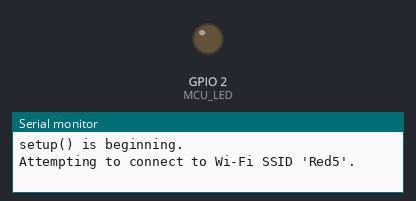
Bench run of a sketch on a simulated ESP8266 (NodeMCU). Parts: output pins drawn as LEDs (lit = HIGH), the last lines printed to the serial monitor. WiFi joins after 1.5 s; servers stay silent unless stated.

Above: at 1.6 s.
At 3.6 s:
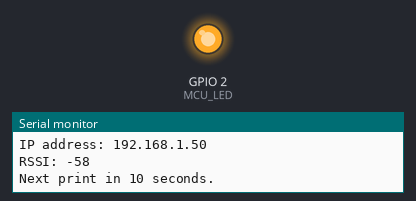
Timing chart, 0 to 5.1 s (numbered marks = the images above):
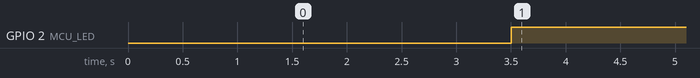

The sketch:

ESPBasicWifi.ino
```cpp
#ifdef ESP8266
#include <ESP8266WiFi.h> // ESP8266 WiFi support.  https://github.com/esp8266/Arduino/tree/master/libraries/ESP8266WiFi
#else
#include <WiFi.h>		// Wi-Fi support.  https://github.com/espressif/arduino-esp32/blob/master/libraries/WiFi/src/WiFi.h or https://www.arduino.cc/en/Reference/WiFi
#endif


char ipAddress[16];										// A character array to hold the IP address.
char macAddress[18];										// A character array to hold the MAC address, and append a dash and 3 numbers.
long rssi;													// A global to hold the Received Signal Strength Indicator.
unsigned int printInterval = 10000;					// How long to wait between MQTT publishes.
unsigned long printCount = 0;							// A counter of how many times the stats have been published.
unsigned long lastPrintTime = 0;						// The last time a MQTT publish was performed.
unsigned long wifiConnectionTimeout = 15000;		// The amount of time to wait for a Wi-Fi connection.
const unsigned int MCU_LED = 2;						// The GPIO which the onboard LED is connected to.
const char *wifiSsid = "Red5";						// Wi-Fi SSID.
const char *wifiPassword = "8012254722";			// Wi-Fi password.
const char *hostname = "GenericESP";				// The hostname.


/**
 * @brief lookupWifiCode() will return the string for an integer code.
 */
void lookupWifiCode( int code, char * buffer)
{
	switch( code )
	{
		case 0:
			snprintf( buffer, 26, "%s", "Idle" );
			break;
		case 1:
			snprintf( buffer, 26, "%s", "No SSID" );
			break;
		case 2:
			snprintf( buffer, 26, "%s", "Scan completed" );
			break;
		case 3:
			snprintf( buffer, 26, "%s", "Connected" );
			break;
		case 4:
			snprintf( buffer, 26, "%s", "Connection failed" );
			break;
		case 5:
			snprintf( buffer, 26, "%s", "Connection lost" );
			break;
		case 6:
			snprintf( buffer, 26, "%s", "Disconnected" );
			break;
		default:
			snprintf( buffer, 26, "%s", "Unknown Wi-Fi status code" );
	}
} // End of lookupWifiCode() function.


/**
 * @brief wifiBasicConnect() will connect to a SSID.
 */
void wifiBasicConnect()
{
 	// Turn the LED off to show Wi-Fi is not connected.
	digitalWrite( MCU_LED, LOW );

	Serial.printf( "Attempting to connect to Wi-Fi SSID '%s'", wifiSsid );
	WiFi.mode( WIFI_STA );
	WiFi.config( INADDR_NONE, INADDR_NONE, INADDR_NONE, INADDR_NONE );
	WiFi.setHostname( hostname );
	WiFi.begin( wifiSsid, wifiPassword );

	unsigned long wifiConnectionStartTime = millis();

	// Loop until connected, or until wifiConnectionTimeout.
	while( WiFi.status() != WL_CONNECTED && ( millis() - wifiConnectionStartTime < wifiConnectionTimeout ) )
	{
		Serial.print( "." );
		delay( 1000 );
	}
	Serial.println( "" );

	if( WiFi.status() == WL_CONNECTED )
	{
		// Print that Wi-Fi has connected.
		Serial.println( "\nWi-Fi connection established!" );
		snprintf( ipAddress, 16, "%d.%d.%d.%d", WiFi.localIP()[0], WiFi.localIP()[1], WiFi.localIP()[2], WiFi.localIP()[3] );
   	// Turn the LED on to show that Wi-Fi is connected.
		digitalWrite( MCU_LED, HIGH );
		return;
	}
  else
    Serial.println( "Wi-Fi failed to connect in the timeout period.\n" );
} // End of wifiBasicConnect() function.


/**
 * @brief readTelemetry() will read the telemetry to global variables.
 */
void readTelemetry()
{
	rssi = WiFi.RSSI();
} // End of readTelemetry() function.


/**
 * @brief printTelemetry() will print the telemetry to the serial port.
 */
void printTelemetry()
{
	printCount++;
	Serial.printf( "Publish count %ld\n", printCount );
	Serial.printf( "MAC address: %s\n", macAddress );
	int wifiStatusCode = WiFi.status();
	char buffer[26];
	lookupWifiCode( wifiStatusCode, buffer );
	Serial.printf( "Wi-Fi status text: %s\n", buffer );
	Serial.printf( "Wi-Fi status code: %d\n", wifiStatusCode );
	if( wifiStatusCode == 3 )
	{
		Serial.printf( "IP address: %s\n", ipAddress );
		Serial.printf( "RSSI: %ld\n", rssi );
	}
} // End of printTelemetry() function.


/**
 * @brief setup() will configure the program.
 */
void setup()
{
  delay( 1500 );
	// Start Serial communications.
	Serial.begin( 115200 );
	if( !Serial )
		delay( 1000 );
	Serial.println( "\n\nsetup() is beginning." );

	// Set GPIO 2 (MCU_LED) as an output.
	pinMode( MCU_LED, OUTPUT );
	// Turn the LED on.
	digitalWrite( MCU_LED, HIGH );

	// Set the MAC address variable to its value.
	snprintf( macAddress, 18, "%s", WiFi.macAddress().c_str() );
} // End of setup() function.


/**
 * @brief loop() repeats over and over.
 */
void loop()
{
	if( WiFi.status() != WL_CONNECTED )
		wifiBasicConnect();

	long time = millis();
	// Print the first time.  Avoid subtraction overflow.  Print every interval.
	if( lastPrintTime == 0 || ( time > printInterval && ( time - printInterval ) > lastPrintTime ) )
	{
		readTelemetry();
		printTelemetry();
		lastPrintTime = millis();

		Serial.printf( "Next print in %u seconds.\n\n", printInterval / 1000 );
	}
} // End of loop() function.
```

Measured:
- by itself, GPIO 2 (MCU_LED): LOW → HIGH at 3.5 s
